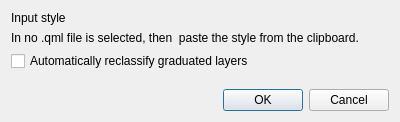
<?xml version="1.0" encoding="UTF-8"?>
<ui version="4.0">
 <class>ApplyStyleToSelectedLayers</class>
 <widget class="QDialog" name="ApplyStyleToSelectedLayers">
  <property name="geometry">
   <rect>
    <x>0</x>
    <y>0</y>
    <width>400</width>
    <height>122</height>
   </rect>
  </property>
  <property name="windowTitle">
   <string>Apply style to selected layers</string>
  </property>
  <layout class="QVBoxLayout" name="verticalLayout">
   <item>
    <layout class="QFormLayout" name="formLayout">
     <item row="0" column="0">
      <widget class="QLabel" name="label">
       <property name="text">
        <string>Input style</string>
       </property>
      </widget>
     </item>
     <item row="0" column="1">
      <widget class="QgsFileWidget" name="fileWidget"/>
     </item>
    </layout>
   </item>
   <item>
    <widget class="QLabel" name="label_2">
     <property name="text">
      <string>In no .qml file is selected, then  paste the style from the clipboard.</string>
     </property>
    </widget>
   </item>
   <item>
    <widget class="QCheckBox" name="autoReclassifyCheckBox">
     <property name="text">
      <string>Automatically reclassify graduated layers</string>
     </property>
    </widget>
   </item>
   <item>
    <spacer name="verticalSpacer">
     <property name="orientation">
      <enum>Qt::Vertical</enum>
     </property>
     <property name="sizeHint" stdset="0">
      <size>
       <width>20</width>
       <height>40</height>
      </size>
     </property>
    </spacer>
   </item>
   <item>
    <widget class="QDialogButtonBox" name="buttonBox">
     <property name="orientation">
      <enum>Qt::Horizontal</enum>
     </property>
     <property name="standardButtons">
      <set>QDialogButtonBox::Cancel|QDialogButtonBox::Ok</set>
     </property>
    </widget>
   </item>
  </layout>
 </widget>
 <customwidgets>
  <customwidget>
   <class>QgsFileWidget</class>
   <extends>QWidget</extends>
   <header>qgsfilewidget.h</header>
  </customwidget>
 </customwidgets>
 <resources/>
 <connections>
  <connection>
   <sender>buttonBox</sender>
   <signal>accepted()</signal>
   <receiver>ApplyStyleToSelectedLayers</receiver>
   <slot>accept()</slot>
   <hints>
    <hint type="sourcelabel">
     <x>248</x>
     <y>254</y>
    </hint>
    <hint type="destinationlabel">
     <x>157</x>
     <y>274</y>
    </hint>
   </hints>
  </connection>
  <connection>
   <sender>buttonBox</sender>
   <signal>rejected()</signal>
   <receiver>ApplyStyleToSelectedLayers</receiver>
   <slot>reject()</slot>
   <hints>
    <hint type="sourcelabel">
     <x>316</x>
     <y>260</y>
    </hint>
    <hint type="destinationlabel">
     <x>286</x>
     <y>274</y>
    </hint>
   </hints>
  </connection>
 </connections>
</ui>
